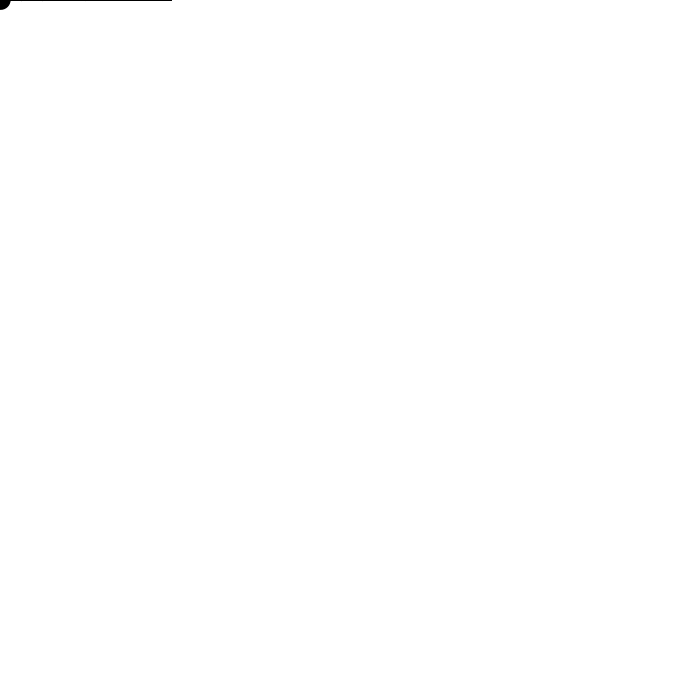
Frame 1 (no input)
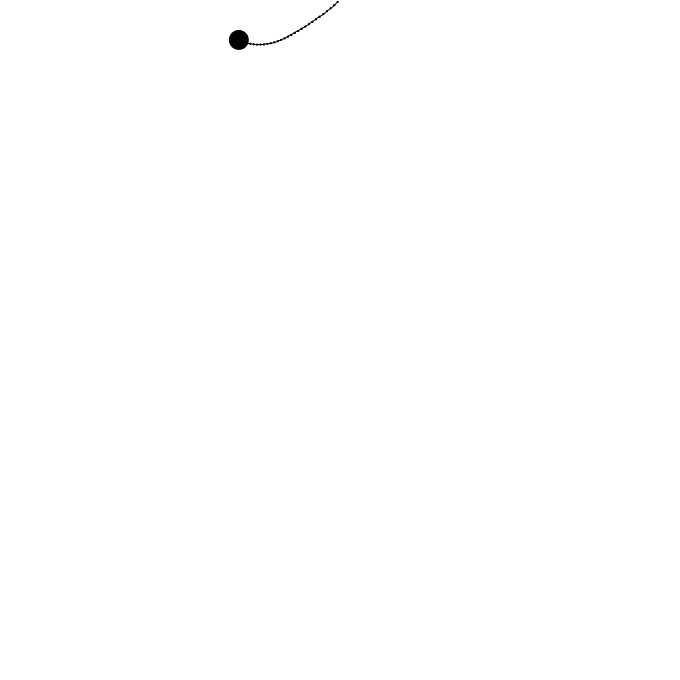
Frame 60 (the mouse pressed at the canvas centre just before this capture)
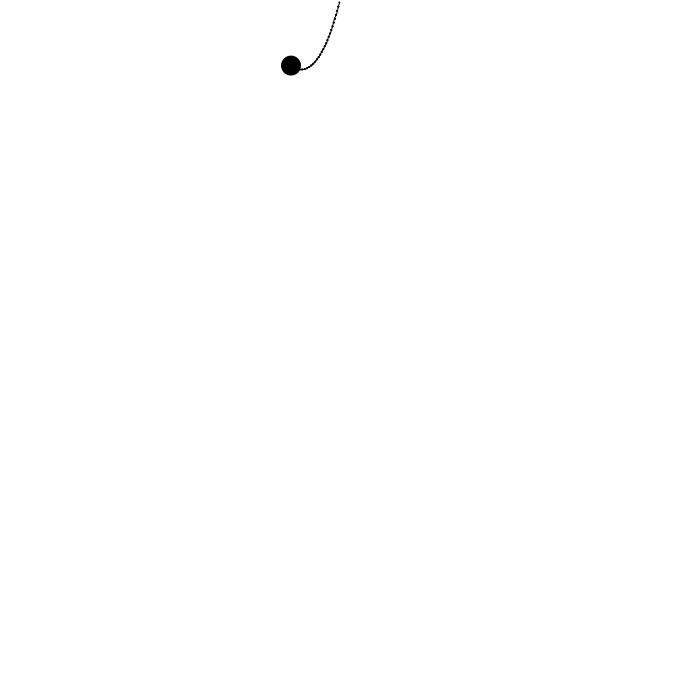
Frame 120 (the mouse held since frame 60 and released just before this capture)

The Processing sketch that drew these frames (run headless with seeded random() and noise(); from frame 60 on, the mouse is pressed at the canvas centre):

// Processing sketch: template_tentacule
// ── template_tentacule.pde
//exemple de tentacule
//adapté de http://www.openprocessing.org/sketch/100877

Tentacule tentacule;

Boolean dragging = false;//variable qui va nous permettre de gérer quand on se trouve en situation de dragging ou pas
 
void setup() {
  size(680, 680);
  stroke(255, 100);
  float x = width/2;
  float y = 0;
  //on créer un array de points qu'on va insérer dans notre tentacule
  tentacule = new Tentacule(x, y, 30);//création de la tentacule
}
 
void draw() {
  background(255);
  tentacule.display();
}
 


// ── Point.pde
//la classe point est surtout une classe qui permet de gérer le comportement physique de la chaîne
class Point {
  float x;
  float y;
  float lastX;
  float lastY;
  float nextX;
  float nextY;
  float velX;
  float velY;
  float parentX, parentY;//x et y du point d'arrimage de la tentacule

  Point(float parentX, float parentY) {
    this.parentX = parentX;
    this.parentY = parentY;
  }
  
  //cette fonction prend deux arguments possible = 
  //le premier dit si le point est attaché à la souris ou pas
  //le second dit si le point est attaché à la base de la tentacule
  // ou pas
  void move(boolean pinToMouse, boolean pinToCoordinates) {
    //si le point n'est attaché à rien
    if (pinToMouse == false && pinToCoordinates == false) {
      velX = x - lastX;
      velY = y - lastY;

      velX *= .97;
      velY *= .97;

      nextX = x + velX;
      nextY = y + velY + .1;

      lastX = x;
      lastY = y;

      x = nextX;
      y = nextY;
      //sinon si il est attaché à la souris et qu'on est
      //en situation de drag
    } else if (pinToMouse == true && dragging == true) {
      x = mouseX;
      y = mouseY;
      //sinon si il est attaché à la base de la tentacule
    } else if (pinToCoordinates == true) {
      x = parentX;
      y = parentY;
    }
  }
}


// ── Tentacule.pde
//la tentacule possède un certains nombre de points qu'elle met à jour
class Tentacule {
  float restingDistance = 2;
  float[] diffX;
  float[] diffY;
  float[] distance;
  float[] difference;
  float[] translateX;
  float[] translateY;
  Point[] p;
  float x, y;

  Tentacule(float x, float y, int nbPoints) {
    this.x = x;
    this.y = y;

    p = new Point[nbPoints];
    for (int i = 0; i < p.length; i++) {
      p[i] = new Point(x, y);
    }
    diffX = new float[p.length];
    diffY = new float[p.length];
    distance = new float[p.length];
    difference = new float[p.length];
    translateX = new float[p.length];
    translateY = new float[p.length];
  }

  //inutile de trop regarder ce morceau
  void solve() {
    for (int i = 0; i < p.length-1; i++) {
      // calculate the distance
      diffX[i] = p[i].x - p[i+1].x;
      diffY[i] = p[i].y - p[i+1].y;
      distance[i] = sqrt(diffX[i] * diffX[i] + diffY[i] * diffY[i]) ;

      // difference scalar
      difference[i] = (restingDistance - distance[i]) / distance[i];

      // translation for each Point. They'll be pushed 1/2 the required distance to match their resting distances.
      translateX[i] = diffX[i] * 0.5 * difference[i];
      translateY[i] = diffY[i] * 0.5 * difference[i];

      p[i].x += translateX[i];
      p[i].y += translateY[i];

      p[i+1].x -= translateX[i];
      p[i+1].y -= translateY[i];
    }
  }

  //ce morceau est important
  void display() {
    //les false et true s'expliquent en allant regarder la classe Point
    p[0].move(false, true);//premier point = arrimé à la base de la tentacule (x, y);
    for (int i = 1; i < p.length-1; i++) {
      p[i].move(false, false);
    }
    p[p.length-1].move(true, false);//dernier point = arrimé à la souris si draggé

    solve();

    //dessin des lignes et points de notre tentacule
    //c'est ici que vous pourrez gérer son apparence
    for (int i = 0; i < p.length-1; i++) {
      stroke(0);
      line(p[i].x, p[i].y, p[i+1].x, p[i+1].y);
      noStroke();
      fill(0);
      ellipse(p[i].x, p[i].y, 2, 2);
      ellipse(p[i+1].x, p[i+1].y, 2, 2);
    }
    ellipse(p[p.length-1].x, p[p.length-1].y, 20, 20);
  }
}


// ── interactivit.pde

//quand la souris est cliquée, si elle se trouve à moins de 30px de l'extrémité de la tentacule, alors elle est draggée
void mousePressed(){
  Point dernierPoint = tentacule.p[tentacule.p.length - 1];
  if(dist(mouseX, mouseY, dernierPoint.x, dernierPoint.y) < 30)
    dragging = true;
}

//quand la souris est relaché, éteindre l'interrupteur dragging
void mouseReleased(){
  dragging = false;
}
